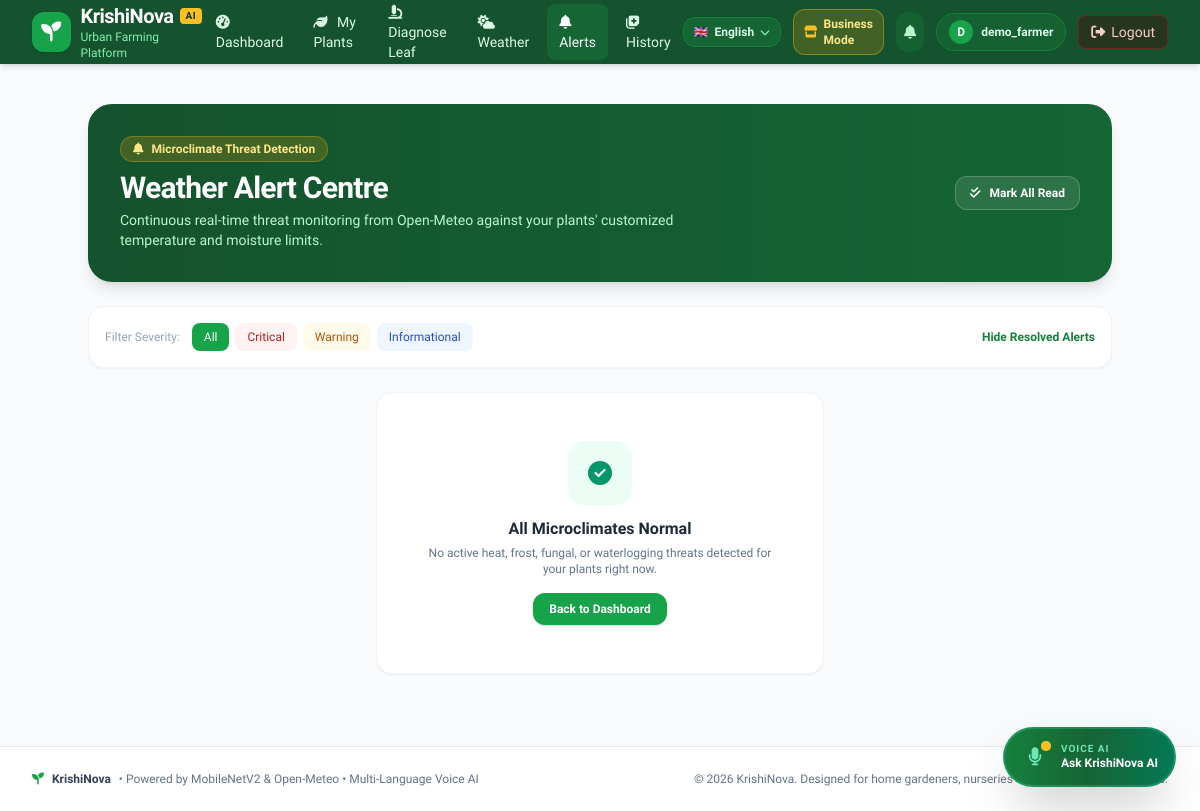
The page /alerts?severity=All&show_resolved=true (signed in) on the database as committed earlier.
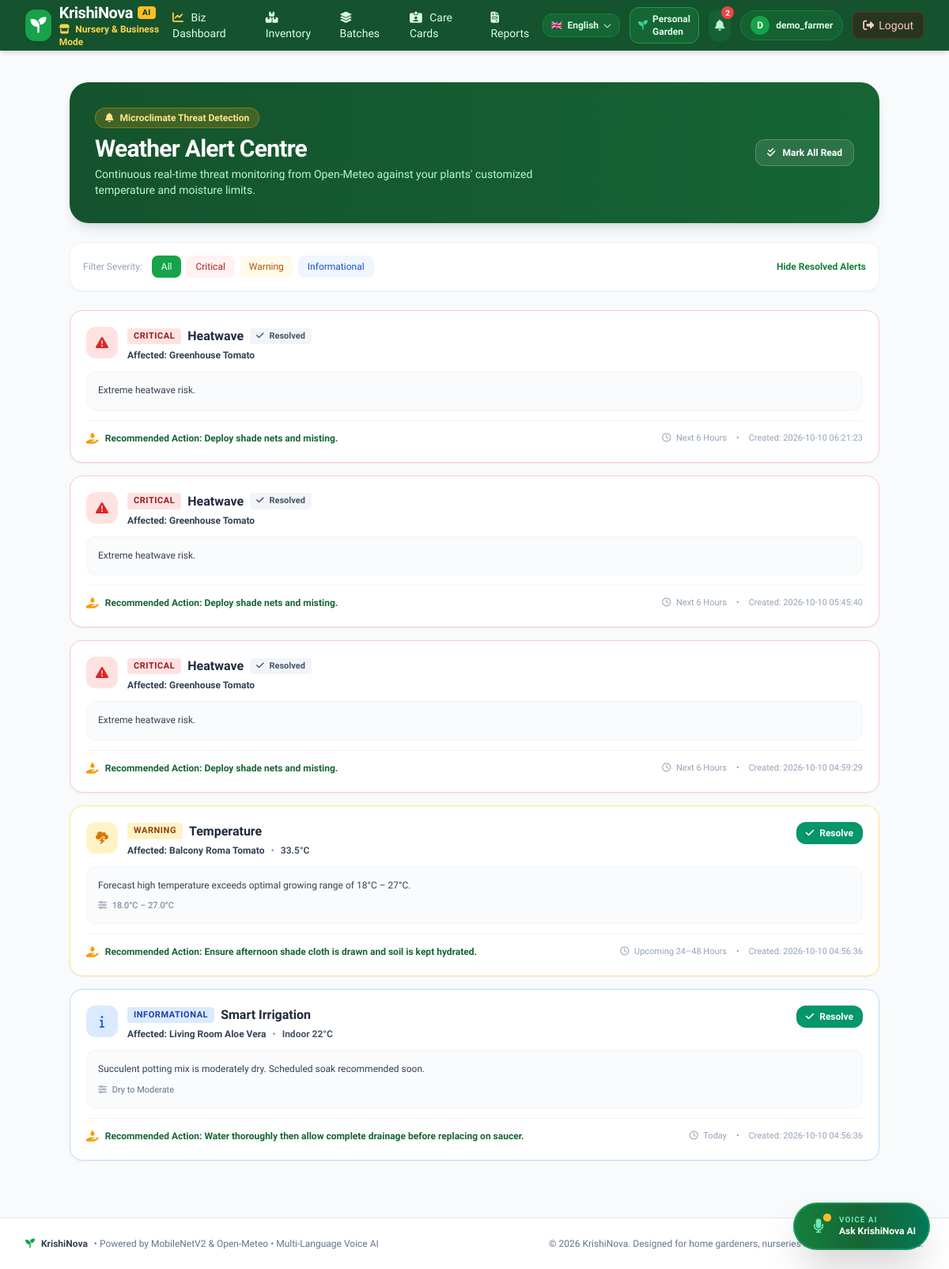
The same page on the database as committed later.
### tables this page shows
CREATE TABLE weather_alerts (
                id INTEGER PRIMARY KEY AUTOINCREMENT,
                user_id INTEGER NOT NULL,
                plant_id INTEGER,
                business_id INTEGER,
                severity TEXT NOT NULL,
                alert_type TEXT NOT NULL,
                affected_name TEXT NOT NULL,
                weather_value TEXT,
                preferred_range TEXT,
                explanation TEXT NOT NULL,
                recommended_action TEXT NOT NULL,
                expected_time TEXT NOT NULL,
                is_read INTEGER DEFAULT 0,
                is_resolved INTEGER DEFAULT 0,
                dedup_hash TEXT,
                created_at TIMESTAMP DEFAULT CURRENT_TIMESTAMP,
                FOREIGN KEY (user_id) REFERENCES users(id) ON DELETE CASCADE,
                FOREIGN KEY (plant_id) REFERENCES plants(id) ON DELETE CASCADE
            );

### app.py (the view)
@app.route("/alerts")
@login_required
def alerts_center():
    user_id = session["user_id"]
    severity_filter = request.args.get("severity")
    show_resolved = request.args.get("show_resolved") == "true"
    all_alerts = db.get_user_weather_alerts(user_id, active_only=not show_resolved, limit=100)
    if severity_filter and severity_filter != "All":
        all_alerts = [a for a in all_alerts if a["severity"].lower() == severity_filter.lower()]
    return render_template(
        "alerts.html",
        alerts=all_alerts,
        severity_filter=severity_filter or "All",
        show_resolved=show_resolved
    )

### app.py (called while the page is built)
def login_required(f):
    @wraps(f)
    def decorated_function(*args, **kwargs):
        if "user_id" not in session:
            flash("Please log in to access your personal urban farming dashboard.", "warning")
            return redirect(url_for("login", next=request.path))
        return f(*args, **kwargs)
    return decorated_function

### database.py (called while the page is built)
@contextmanager
def get_db():
    conn = sqlite3.connect(DB_PATH)
    conn.row_factory = sqlite3.Row
    conn.execute("PRAGMA foreign_keys = ON")
    try:
        yield conn
    finally:
        conn.close()

def get_user_by_id(user_id):
    with get_db() as conn:
        cursor = conn.cursor()
        cursor.execute("SELECT id, username, email, role, preferred_language, created_at FROM users WHERE id = ?", (user_id,))
        user = cursor.fetchone()
        return dict(user) if user else None

def get_unread_alert_count(user_id):
    with get_db() as conn:
        cursor = conn.cursor()
        cursor.execute("SELECT COUNT(*) FROM weather_alerts WHERE user_id = ? AND is_resolved = 0 AND is_read = 0", (user_id,))
        return cursor.fetchone()[0]

### templates/alerts.html (shortened to what the changed rows need)
{% extends "base.html" %}
{% block content %}
<div class="space-y-6 max-w-5xl mx-auto">
    <div class="bg-gradient-to-r from-forest-900 to-forest-800 rounded-3xl p-6 sm:p-8 text-white shadow-lg flex flex-col sm:flex-row sm:items-center justify-between gap-4">
        <div>
            <h1 class="text-2xl sm:text-3xl font-extrabold tracking-tight">Weather Alert Centre</h1>
        </div>
    </div>
    {% if alerts %}
    <div class="space-y-4">
        {% for alert in alerts %}
        <div class="bg-white rounded-2xl border p-5 shadow-sm transition hover:shadow-md {% if alert.severity == 'Critical' %}border-red-200 bg-red-50/20{% elif alert.severity == 'Warning' %}border-amber-200 bg-amber-50/20{% else %}border-blue-200 bg-blue-50/20{% endif %}">
            <div class="flex flex-col sm:flex-row sm:items-start justify-between gap-3">
                <div class="flex items-start space-x-3">
                    <div class="w-10 h-10 rounded-xl flex items-center justify-center flex-shrink-0 text-base {% if alert.severity == 'Critical' %}bg-red-100 text-red-600{% elif alert.severity == 'Warning' %}bg-amber-100 text-amber-600{% else %}bg-blue-100 text-blue-600{% endif %}">
                        {% if alert.severity == 'Critical' %}
                            <i class="fa-solid fa-triangle-exclamation"></i>
                        {% elif alert.severity == 'Warning' %}
                            <i class="fa-solid fa-cloud-bolt"></i>
                        {% else %}
                            <i class="fa-solid fa-info"></i>
                        {% endif %}
                    </div>
                    <div>
                        <div class="flex items-center space-x-2">
                            <span class="px-2 py-0.5 rounded text-[11px] font-extrabold uppercase tracking-wider {% if alert.severity == 'Critical' %}bg-red-100 text-red-800{% elif alert.severity == 'Warning' %}bg-amber-100 text-amber-800{% else %}bg-blue-100 text-blue-800{% endif %}">
                                {{ alert.severity }}
                            </span>
                            <h3 class="text-base font-bold text-slate-800">{{ alert.alert_type }}</h3>
                            {% if alert.is_resolved %}
                            <span class="px-2 py-0.5 rounded text-[11px] font-semibold bg-slate-100 text-slate-600">
                                <i class="fa-solid fa-check mr-1"></i> Resolved
                            </span>
                            {% endif %}
                        </div>
                        <p class="text-xs font-semibold text-slate-700 mt-1 flex items-center space-x-2">
                            <span>Affected: <strong>{{ alert.affected_name }}</strong></span>
                            {% if alert.weather_value %}
                            <span class="text-slate-400">&bull;</span>
                            <span class="text-slate-600">{{ alert.weather_value }}</span>
                            {% endif %}
                        </p>
                    </div>
                </div>
                <div class="flex items-center space-x-2 self-end sm:self-auto">
                    {% if not alert.is_resolved %}
                    <form method="POST" action="{{ url_for('alert_mark_resolved', alert_id=alert.id) }}">
                        <button type="submit" class="px-3 py-1.5 bg-emerald-600 hover:bg-emerald-700 text-white rounded-xl text-xs font-semibold shadow-sm transition">
                            <i class="fa-solid fa-check mr-1"></i> Resolve
                        </button>
                    </form>
                    {% endif %}
                </div>
            </div>
            <div class="mt-3 text-xs text-slate-700 bg-slate-50/80 p-3.5 rounded-xl border border-slate-100 space-y-2">
                <p class="leading-relaxed">{{ alert.explanation }}</p>
                {% if alert.preferred_range %}
                <div class="text-[11px] text-slate-500">
                    <i class="fa-solid fa-sliders mr-1 text-slate-400"></i>
                    <span>{{ alert.preferred_range }}</span>
                </div>
                {% endif %}
            </div>
            <div class="mt-3 pt-3 border-t border-slate-100 flex flex-col sm:flex-row sm:items-center justify-between text-xs text-slate-600 gap-2">
                <div class="font-semibold text-forest-800 flex items-center space-x-2">
                    <i class="fa-solid fa-hand-holding-droplet text-amber-500 text-sm"></i>
                    <span>Recommended Action: {{ alert.recommended_action }}</span>
                </div>
                <div class="text-[11px] text-slate-400 flex items-center space-x-3">
                    <span><i class="fa-regular fa-clock mr-1"></i> {{ alert.expected_time }}</span>
                    <span>&bull;</span>
                    <span>Created: {{ alert.created_at }}</span>
                </div>
            </div>
        </div>
        {% endfor %}
    </div>
    {% else %}
    <div class="bg-white rounded-2xl border border-slate-100 p-12 text-center max-w-md mx-auto shadow-sm">
        <div class="w-16 h-16 rounded-2xl bg-emerald-50 text-emerald-600 flex items-center justify-center mx-auto mb-3 text-2xl">
            <i class="fa-solid fa-circle-check"></i>
        </div>
        <h3 class="text-base font-bold text-slate-800">All Microclimates Normal</h3>
        <p class="text-xs text-slate-500 mt-1">
            No active heat, frost, fungal, or waterlogging threats detected for your plants right now.
        </p>
        <a href="{{ url_for('dashboard') }}" class="inline-block mt-4 px-4 py-2 bg-forest-600 text-white rounded-xl text-xs font-semibold shadow">
            Back to Dashboard
        </a>
    </div>
    {% endif %}
</div>
{% endblock %}

### templates/base.html (shortened to what the changed rows need)
<!DOCTYPE html>
<html lang="{{ current_language or 'en' }}">
<head>
    <script src="https://cdn.tailwindcss.com"></script>
    <link rel="stylesheet" href="https://cdnjs.cloudflare.com/ajax/libs/font-awesome/6.5.1/css/all.min.css">
</head>
<body class="bg-slate-50 text-slate-800 min-h-screen flex flex-col antialiased relative">
    <nav class="bg-forest-900 text-white shadow-md sticky top-0 z-50">
        <div class="max-w-7xl mx-auto px-4 sm:px-6 lg:px-8">
            <div class="flex items-center justify-between h-16">
                <div class="flex items-center space-x-3">
                    <a href="{{ url_for('dashboard') if current_user else url_for('login') }}" class="flex items-center space-x-2.5 group">
                        <div>
                            <span class="text-xl font-bold tracking-tight text-white block leading-tight flex items-center space-x-1.5">
                                <span>KrishiNova</span>
                                <span class="text-[10px] bg-amber-400 text-forest-950 font-black px-1.5 py-0.5 rounded uppercase tracking-wider">AI</span>
                            </span>
                            <span class="text-xs text-forest-300 font-medium block">
                                {% if active_mode == 'business' %}
                                    <span class="text-amber-300 font-semibold"><i class="fa-solid fa-store mr-1"></i> Nursery & Business Mode</span>
                                {% else %}
                                    Urban Farming Platform
                                {% endif %}
                            </span>
                        </div>
                    </a>
                </div>
                {% if current_user %}
                <div class="hidden md:flex items-center space-x-1 lg:space-x-1.5">
                    {% if active_mode == 'business' %}
                        <a href="{{ url_for('business_dashboard') }}" class="px-3 py-2 rounded-lg text-sm font-medium hover:bg-forest-800 transition {{ 'bg-forest-800 text-white' if request.endpoint == 'business_dashboard' else 'text-forest-100 hover:text-white' }}">
                            <i class="fa-solid fa-chart-line mr-1.5 text-amber-300"></i> Biz Dashboard
                        </a>
                        <a href="{{ url_for('business_inventory') }}" class="px-3 py-2 rounded-lg text-sm font-medium hover:bg-forest-800 transition {{ 'bg-forest-800 text-white' if request.endpoint == 'business_inventory' else 'text-forest-100 hover:text-white' }}">
                            <i class="fa-solid fa-boxes-stacked mr-1.5"></i> Inventory
                        </a>
                        <a href="{{ url_for('business_batches') }}" class="px-3 py-2 rounded-lg text-sm font-medium hover:bg-forest-800 transition {{ 'bg-forest-800 text-white' if request.endpoint == 'business_batches' else 'text-forest-100 hover:text-white' }}">
                            <i class="fa-solid fa-layer-group mr-1.5"></i> Batches
                        </a>
                        <a href="{{ url_for('business_care_cards') }}" class="px-3 py-2 rounded-lg text-sm font-medium hover:bg-forest-800 transition {{ 'bg-forest-800 text-white' if request.endpoint == 'business_care_cards' else 'text-forest-100 hover:text-white' }}">
                            <i class="fa-solid fa-id-card-clip mr-1.5"></i> Care Cards
                        </a>
                        <a href="{{ url_for('business_reports') }}" class="px-3 py-2 rounded-lg text-sm font-medium hover:bg-forest-800 transition {{ 'bg-forest-800 text-white' if request.endpoint == 'business_reports' else 'text-forest-100 hover:text-white' }}">
                            <i class="fa-solid fa-file-invoice mr-1.5"></i> Reports
                        </a>
                    {% else %}
                        <a href="{{ url_for('dashboard') }}" class="px-3 py-2 rounded-lg text-sm font-medium hover:bg-forest-800 transition {{ 'bg-forest-800 text-white' if request.endpoint == 'dashboard' else 'text-forest-100 hover:text-white' }}">
                            <i class="fa-solid fa-gauge-high mr-1.5"></i> Dashboard
                        </a>
                        <a href="{{ url_for('plants_view') }}" class="px-3 py-2 rounded-lg text-sm font-medium hover:bg-forest-800 transition {{ 'bg-forest-800 text-white' if request.endpoint == 'plants_view' else 'text-forest-100 hover:text-white' }}">
                            <i class="fa-solid fa-leaf mr-1.5"></i> My Plants
                        </a>
                        <a href="{{ url_for('diagnose') }}" class="px-3 py-2 rounded-lg text-sm font-medium hover:bg-forest-800 transition {{ 'bg-forest-800 text-white' if request.endpoint == 'diagnose' else 'text-forest-100 hover:text-white' }}">
                            <i class="fa-solid fa-microscope mr-1.5"></i> Diagnose Leaf
                        </a>
                        <a href="{{ url_for('weather_view') }}" class="px-3 py-2 rounded-lg text-sm font-medium hover:bg-forest-800 transition {{ 'bg-forest-800 text-white' if request.endpoint == 'weather_view' else 'text-forest-100 hover:text-white' }}">
                            <i class="fa-solid fa-cloud-sun mr-1.5"></i> Weather
                        </a>
                        <a href="{{ url_for('alerts_center') }}" class="px-3 py-2 rounded-lg text-sm font-medium hover:bg-forest-800 transition {{ 'bg-forest-800 text-white' if request.endpoint == 'alerts_center' else 'text-forest-100 hover:text-white' }}">
                            <i class="fa-solid fa-bell mr-1.5"></i> Alerts
                        </a>
                        <a href="{{ url_for('history') }}" class="px-3 py-2 rounded-lg text-sm font-medium hover:bg-forest-800 transition {{ 'bg-forest-800 text-white' if request.endpoint == 'history' else 'text-forest-100 hover:text-white' }}">
                            <i class="fa-solid fa-notes-medical mr-1.5"></i> History
                        </a>
                    {% endif %}
                </div>
                <div class="flex items-center space-x-2 sm:space-x-3">
                    {% if active_mode == 'business' %}
                    <a href="{{ url_for('switch_mode', mode='personal') }}" title="Switch to Personal Garden Mode"
                        class="px-2.5 py-1.5 rounded-xl bg-forest-800 hover:bg-forest-700 text-forest-100 text-xs font-semibold border border-forest-600 transition flex items-center space-x-1.5">
                        <i class="fa-solid fa-seedling text-emerald-400"></i>
                        <span class="hidden lg:inline">Personal Garden</span>
                    </a>
                    {% else %}
                    <a href="{{ url_for('switch_mode', mode='business') }}" title="Switch to Nursery Business Mode"
                        class="px-2.5 py-1.5 rounded-xl bg-amber-500/20 hover:bg-amber-500/30 text-amber-200 text-xs font-semibold border border-amber-400/40 transition flex items-center space-x-1.5">
                        <i class="fa-solid fa-store text-amber-400"></i>
                        <span class="hidden lg:inline">Business Mode</span>
                    </a>
                    {% endif %}
                    <a href="{{ url_for('alerts_center') }}" title="Weather Alert Center"
                        class="relative p-2 rounded-xl bg-forest-800/80 hover:bg-forest-800 text-forest-200 hover:text-white transition">
                        <i class="fa-solid fa-bell text-sm"></i>
                        {% if unread_alert_count > 0 %}
                        <span class="absolute -top-1 -right-1 bg-red-500 text-white text-[10px] font-extrabold w-4 h-4 rounded-full flex items-center justify-center animate-pulse">
                            {{ unread_alert_count if unread_alert_count < 10 else '9+' }}
                        </span>
                        {% endif %}
                    </a>
                </div>
                {% endif %}
            </div>
        </div>
    </nav>
    <main class="flex-1 max-w-7xl mx-auto px-4 sm:px-6 lg:px-8 py-6 w-full">
        {% block content %}{% endblock %}
    </main>
</body>
</html>

Rows that differ between the two databases and show on the page:
added weather_alerts: severity "CRITICAL", alert_type "Heatwave", is_resolved 1 (drawn), affected_name "Greenhouse Tomato", explanation "Extreme heatwave risk.", recommended_action "Deploy shade nets and misting.", expected_time "Next 6 Hours", created_at "2026-10-10 06:21:23"
added weather_alerts: severity "CRITICAL", alert_type "Heatwave", is_resolved 1 (drawn), affected_name "Greenhouse Tomato", explanation "Extreme heatwave risk.", recommended_action "Deploy shade nets and misting.", expected_time "Next 6 Hours", created_at "2026-10-10 05:45:40"
added weather_alerts: severity "CRITICAL", alert_type "Heatwave", is_resolved 1 (drawn), affected_name "Greenhouse Tomato", explanation "Extreme heatwave risk.", recommended_action "Deploy shade nets and misting.", expected_time "Next 6 Hours", created_at "2026-10-10 04:59:29"
added weather_alerts: severity "WARNING", alert_type "Temperature", affected_name "Balcony Roma Tomato", weather_value "33.5°C", explanation "Forecast high temperature exceeds optimal growing range of 18°C – 27°C.", preferred_range "18.0°C – 27.0°C", recommended_action "Ensure afternoon shade cloth is drawn and soil is kept hydrated.", expected_time "Upcoming 24–48 Hours", created_at "2026-10-10 04:56:36"
added weather_alerts: severity "INFORMATIONAL", alert_type "Smart Irrigation", affected_name "Living Room Aloe Vera", weather_value "Indoor 22°C", explanation "Succulent potting mix is moderately dry. Scheduled soak recommended soon.", preferred_range "Dry to Moderate", recommended_action "Water thoroughly then allow complete drainage before replacing on saucer.", expected_time "Today", created_at "2026-10-10 04:56:36"
Other text that changed with them:
{{ unread_alert_count if unread_alert_count < 10 else '9+' }}: (not shown) → "2"
text no longer shown: "Urban Farming Platform Dashboard My Plants Diagnose Leaf Weather Alerts History Business Mode All Microclimates Normal No active heat, frost, fungal, or waterlogging threats detected for your plants right now. Back to Dashboard"
text now shown: "Nursery & Business Mode Biz Dashboard Inventory Batches Care Cards Reports Personal Garden"
